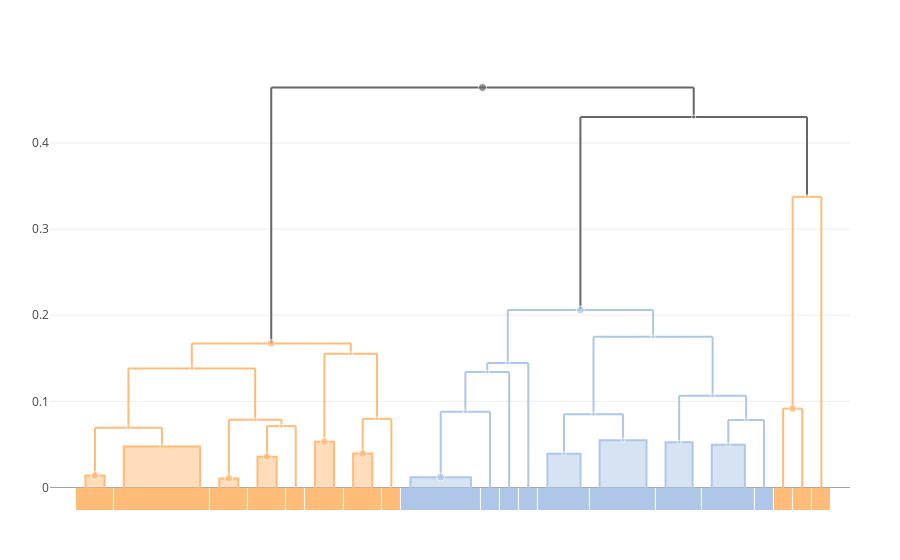

Notebook code cell kept with this figure:
### Markdown cell above
## Edits

### Code cell
trees["all"] = cluster_annotate(cdata, 1:cdata.ntaxa)
plot(dendrogram(cdata, trees["all"]))

### Figure 1 — Plotly figure (JSON) as saved in the notebook; plotly's stock layout.template omitted (floating-point values rounded to 4 significant figures)
{"data": [{"hoverinfo": "skip", "line": {"color": "#FFBB78"}, "mode": "lines", "showlegend": false, "type": "scatter", "x": [6.562, 14.88, null, 6.562, 6.562, null, 14.88, 14.88, null], "y": [0.1673, 0.1673, null, 0.1673, 0.1383, null, 0.1673, 0.1554, null], "yaxis": "y"}, {"hoverinfo": "skip", "line": {"color": "#FFBB78"}, "mode": "lines", "showlegend": false, "type": "scatter", "x": [3.25, 9.875, null, 3.25, 3.25, null, 9.875, 9.875, null], "y": [0.1383, 0.1383, null, 0.1383, 0.06942, null, 0.1383, 0.07859, null], "yaxis": "y"}, {"hoverinfo": "skip", "line": {"color": "#AEC7E8"}, "mode": "lines", "showlegend": false, "type": "scatter", "x": [22.02, 24.16, null, 22.02, 22.02, null, 24.16, 24.16, null], "y": [0.1446, 0.1446, null, 0.1446, 0.134, null, 0.1446, 0, null], "yaxis": "y"}, {"hoverinfo": "skip", "line": {"color": "#FFBB78"}, "mode": "lines", "showlegend": false, "type": "scatter", "x": [8.5, 11.25, null, 8.5, 8.5, null, 11.25, 11.25, null], "y": [0.07859, 0.07859, null, 0.07859, 0.01059, null, 0.07859, 0.07124, null], "yaxis": "y"}, {"fill": "toself", "hoverinfo": "skip", "line": {"color": "#FFBB78"}, "mode": "lines", "showlegend": false, "type": "scatter", "x": [13, 13, 14, 14], "y": [0, 0.05309, 0.05309, 0], "yaxis": "y"}, {"fill": "toself", "hoverinfo": "skip", "line": {"color": "#AEC7E8"}, "mode": "lines", "showlegend": false, "type": "scatter", "x": [18, 18, 21.16, 21.16], "y": [0, 0.01204, 0.01204, 0], "yaxis": "y"}, {"fill": "toself", "hoverinfo": "skip", "line": {"color": "#FFBB78"}, "mode": "lines", "showlegend": false, "type": "scatter", "x": [1, 1, 2, 2], "y": [0, 0.01387, 0.01387, 0], "yaxis": "y"}, {"hoverinfo": "skip", "line": {"color": "#666666"}, "mode": "lines", "showlegend": false, "type": "scatter", "x": [26.89, 38.74, null, 26.89, 26.89, null, 38.74, 38.74, null], "y": [0.4302, 0.4302, null, 0.4302, 0.2061, null, 0.4302, 0.3376, null], "yaxis": "y"}, {"fill": "toself", "hoverinfo": "skip", "line": {"color": "#FFBB78"}, "mode": "lines", "showlegend": false, "type": "scatter", "x": [10, 10, 11, 11], "y": [0, 0.03581, 0.03581, 0], "yaxis": "y"}, {"hoverinfo": "skip", "line": {"color": "#AEC7E8"}, "mode": "lines", "showlegend": false, "type": "scatter", "x": [27.57, 33.8, null, 27.57, 27.57, null, 33.8, 33.8, null], "y": [0.1751, 0.1751, null, 0.1751, 0.08517, null, 0.1751, 0.1064, null], "yaxis": "y"}, {"fill": "toself", "hoverinfo": "skip", "line": {"color": "#FFBB78"}, "mode": "lines", "showlegend": false, "type": "scatter", "x": [15, 15, 16, 16], "y": [0, 0.03944, 0.03944, 0], "yaxis": "y"}, {"fill": "toself", "hoverinfo": "skip", "line": {"color": "#FFBB78"}, "mode": "lines", "showlegend": false, "type": "scatter", "x": [8, 8, 9, 9], "y": [0, 0.01059, 0.01059, 0], "yaxis": "y"}, {"hoverinfo": "skip", "line": {"color": "#666666"}, "mode": "lines", "showlegend": false, "type": "scatter", "x": [10.72, 32.81, null, 10.72, 10.72, null, 32.81, 32.81, null], "y": [0.4645, 0.4645, null, 0.4645, 0.1673, null, 0.4645, 0.4302, null], "yaxis": "y"}, {"hoverinfo": "skip", "line": {"color": "#AEC7E8"}, "mode": "lines", "showlegend": false, "type": "scatter", "x": [32.05, 35.56, null, 32.05, 32.05, null, 35.56, 35.56, null], "y": [0.1064, 0.1064, null, 0.1064, 0.0526, null, 0.1064, 0.07852, null], "yaxis": "y"}, {"hoverinfo": "skip", "line": {"color": "#FFBB78"}, "mode": "lines", "showlegend": false, "type": "scatter", "x": [13.5, 16.25, null, 13.5, 13.5, null, 16.25, 16.25, null], "y": [0.1554, 0.1554, null, 0.1554, 0.05309, null, 0.1554, 0.07974, null], "yaxis": "y"}, {"hoverinfo": "skip", "line": {"color": "#AEC7E8"}, "mode": "lines", "showlegend": false, "type": "scatter", "x": [26.03, 29.12, null, 26.03, 26.03, null, 29.12, 29.12, null], "y": [0.08517, 0.08517, null, 0.08517, 0.03914, null, 0.08517, 0.05501, null], "yaxis": "y"}, {"fill": "toself", "hoverinfo": "skip", "line": {"color": "#AEC7E8"}, "mode": "lines", "showlegend": false, "type": "scatter", "x": [25.16, 25.16, 26.89, 26.89], "y": [0, 0.03914, 0.03914, 0], "yaxis": "y"}, {"fill": "toself", "hoverinfo": "skip", "line": {"color": "#AEC7E8"}, "mode": "lines", "showlegend": false, "type": "scatter", "x": [27.89, 27.89, 30.34, 30.34], "y": [0, 0.05501, 0.05501, 0], "yaxis": "y"}, {"hoverinfo": "skip", "line": {"color": "#FFBB78"}, "mode": "lines", "showlegend": false, "type": "scatter", "x": [37.49, 38.49, null, 37.49, 37.49, null, 38.49, 38.49, null], "y": [0.09164, 0.09164, null, 0.09164, 0, null, 0.09164, 0, null], "yaxis": "y"}, {"hoverinfo": "skip", "line": {"color": "#FFBB78"}, "mode": "lines", "showlegend": false, "type": "scatter", "x": [1.5, 5, null, 1.5, 1.5, null, 5, 5, null], "y": [0.06942, 0.06942, null, 0.06942, 0.01387, null, 0.06942, 0.04771, null], "yaxis": "y"}, {"hoverinfo": "skip", "line": {"color": "#FFBB78"}, "mode": "lines", "showlegend": false, "type": "scatter", "x": [37.99, 39.49, null, 37.99, 37.99, null, 39.49, 39.49, null], "y": [0.3376, 0.3376, null, 0.3376, 0.09164, null, 0.3376, 0, null], "yaxis": "y"}, {"hoverinfo": "skip", "line": {"color": "#AEC7E8"}, "mode": "lines", "showlegend": false, "type": "scatter", "x": [20.87, 23.16, null, 20.87, 20.87, null, 23.16, 23.16, null], "y": [0.134, 0.134, null, 0.134, 0.08804, null, 0.134, 0, null], "yaxis": "y"}, {"hoverinfo": "skip", "line": {"color": "#AEC7E8"}, "mode": "lines", "showlegend": false, "type": "scatter", "x": [23.09, 30.69, null, 23.09, 23.09, null, 30.69, 30.69, null], "y": [0.2061, 0.2061, null, 0.2061, 0.1446, null, 0.2061, 0.1751, null], "yaxis": "y"}, {"hoverinfo": "skip", "line": {"color": "#FFBB78"}, "mode": "lines", "showlegend": false, "type": "scatter", "x": [10.5, 12, null, 10.5, 10.5, null, 12, 12, null], "y": [0.07124, 0.07124, null, 0.07124, 0.03581, null, 0.07124, 0, null], "yaxis": "y"}, {"hoverinfo": "skip", "line": {"color": "#AEC7E8"}, "mode": "lines", "showlegend": false, "type": "scatter", "x": [19.58, 22.16, null, 19.58, 19.58, null, 22.16, 22.16, null], "y": [0.08804, 0.08804, null, 0.08804, 0.01204, null, 0.08804, 0, null], "yaxis": "y"}, {"hoverinfo": "skip", "line": {"color": "#AEC7E8"}, "mode": "lines", "showlegend": false, "type": "scatter", "x": [34.62, 36.49, null, 34.62, 34.62, null, 36.49, 36.49, null], "y": [0.07852, 0.07852, null, 0.07852, 0.04969, null, 0.07852, 0, null], "yaxis": "y"}, {"fill": "toself", "hoverinfo": "skip", "line": {"color": "#AEC7E8"}, "mode": "lines", "showlegend": false, "type": "scatter", "x": [31.34, 31.34, 32.76, 32.76], "y": [0, 0.0526, 0.0526, 0], "yaxis": "y"}, {"fill": "toself", "hoverinfo": "skip", "line": {"color": "#AEC7E8"}, "mode": "lines", "showlegend": false, "type": "scatter", "x": [33.76, 33.76, 35.49, 35.49], "y": [0, 0.04969, 0.04969, 0], "yaxis": "y"}, {"fill": "toself", "hoverinfo": "skip", "line": {"color": "#FFBB78"}, "mode": "lines", "showlegend": false, "type": "scatter", "x": [3, 3, 7, 7], "y": [0, 0.04771, 0.04771, 0], "yaxis": "y"}, {"hoverinfo": "skip", "line": {"color": "#FFBB78"}, "mode": "lines", "showlegend": false, "type": "scatter", "x": [15.5, 17, null, 15.5, 15.5, null, 17, 17, null], "y": [0.07974, 0.07974, null, 0.07974, 0.03944, null, 0.07974, 0, null], "yaxis": "y"}, {"customdata": [[106, 4, "perforans"], [124, 29, "euvesicatoria"], [121, 24, "euvesicatoria"], [122, 14, "perforans"], [114, 5, "euvesicatoria"], [109, 2, "euvesicatoria"], [89, 11, "perforans"], [91, 2, "euvesicatoria"], [128, 36, "(mixed)"], [102, 2, "euvesicatoria"], [125, 19, "perforans"], [104, 2, "euvesicatoria"], [87, 2, "euvesicatoria"], [129, 65, "(mixed)"], [119, 8, "perforans"], [123, 5, "euvesicatoria"], [116, 11, "perforans"], [103, 4, "perforans"], [110, 7, "perforans"], [118, 2, "euvesicatoria"], [111, 19, "euvesicatoria"], [127, 3, "euvesicatoria"], [120, 13, "perforans"], [126, 33, "perforans"], [112, 3, "euvesicatoria"], [117, 12, "perforans"], [113, 5, "perforans"], [108, 3, "perforans"], [105, 17, "euvesicatoria"], [115, 3, "euvesicatoria"]], "hovertemplate": "ID: %{customdata[0]}<br>\nHeight: %{y:.3f}<br>\nGenome count: %{customdata[1]}\n<br>\n%{customdata[2]}\n<extra></extra>", "marker": {"color": ["#AEC7E8", "#FFBB78", "#FFBB78", "#AEC7E8", "#FFBB78", "#FFBB78", "#AEC7E8", "#FFBB78", "#666666", "#FFBB78", "#AEC7E8", "#FFBB78", "#FFBB78", "#666666", "#AEC7E8", "#FFBB78", "#AEC7E8", "#AEC7E8", "#AEC7E8", "#FFBB78", "#FFBB78", "#FFBB78", "#AEC7E8", "#AEC7E8", "#FFBB78", "#AEC7E8", "#AEC7E8", "#AEC7E8", "#FFBB78", "#FFBB78"], "size": [4, 8, 4, 4, 4, 8, 8, 8, 4, 8, 4, 8, 8, 8, 4, 4, 4, 4, 4, 8, 4, 4, 4, 8, 4, 4, 4, 4, 4, 4]}, "mode": "markers", "showlegend": false, "type": "scatter", "x": [34.62, 10.72, 6.562, 23.09, 9.875, 13.5, 19.58, 1.5, 32.81, 10.5, 30.69, 15.5, 8.5, 21.77, 33.8, 14.88, 27.57, 26.03, 29.12, 37.99, 3.25, 38.74, 22.02, 26.89, 11.25, 20.87, 35.56, 32.05, 5, 16.25], "y": [0.04969, 0.1673, 0.1383, 0.1446, 0.07859, 0.05309, 0.01204, 0.01387, 0.4302, 0.03581, 0.1751, 0.03944, 0.01059, 0.4645, 0.1064, 0.1554, 0.08517, 0.03914, 0.05501, 0.09164, 0.06942, 0.3376, 0.134, 0.2061, 0.07124, 0.08804, 0.07852, 0.0526, 0.04771, 0.07974], "yaxis": "y"}, {"colorscale": [[0, "#666666"], [0.1, "#AEC7E8"], [0.2, "#FFBB78"], [0.3, "#98DF8A"], [0.4, "#FF9896"], [0.5, "#C5B0D5"], [0.6, "#C49C94"], [0.7, "#F7B6D2"], [0.8, "#C7C7C7"], [0.9, "#DBDB8D"], [1, "#9EDAE5"]], "customdata": [[["ID 91", "euvesicatoria"], ["ID 105", "euvesicatoria"], ["ID 87", "euvesicatoria"], ["ID 102", "euvesicatoria"], ["Genome 64", "euvesicatoria"], ["ID 109", "euvesicatoria"], ["ID 104", "euvesicatoria"], ["Genome 49", "euvesicatoria"], ["ID 89", "perforans"], ["Genome 1", "perforans"], ["Genome 14", "perforans"], ["Genome 15", "perforans"], ["ID 103", "perforans"], ["ID 110", "perforans"], ["ID 108", "perforans"], ["ID 106", "perforans"], ["Genome 2", "perforans"], ["Genome 36", "euvesicatoria"], ["Genome 65", "euvesicatoria"], ["Genome 35", "euvesicatoria"]]], "hovertemplate": "%{customdata[0]} <br>\n%{customdata[1]}\n<extra></extra>\n", "showscale": false, "type": "heatmap", "x": [0.5, 2.5, 7.5, 9.5, 11.5, 12.5, 14.5, 16.5, 17.5, 21.66, 22.66, 23.66, 24.66, 27.39, 30.84, 33.26, 35.99, 36.99, 37.99, 38.99, 39.99], "xgap": 1, "yaxis": "y2", "z": [[2, 2, 2, 2, 2, 2, 2, 2, 1, 1, 1, 1, 1, 1, 1, 1, 1, 2, 2, 2]], "zmax": 10, "zmin": 0}], "layout": {"autosize": true, "hovermode": "closest", "margin": {"b": 50, "l": 50, "r": 50, "t": 60}, "xaxis": {"autorange": true, "range": [-0.7534, 40.93], "type": "linear", "visible": false}, "yaxis": {"autorange": true, "range": [-0.02618, 0.4974], "type": "linear"}, "yaxis2": {"autorange": true, "domain": [0, 0.05], "fixedrange": true, "range": [-0.5, 0.5], "visible": false}}}
